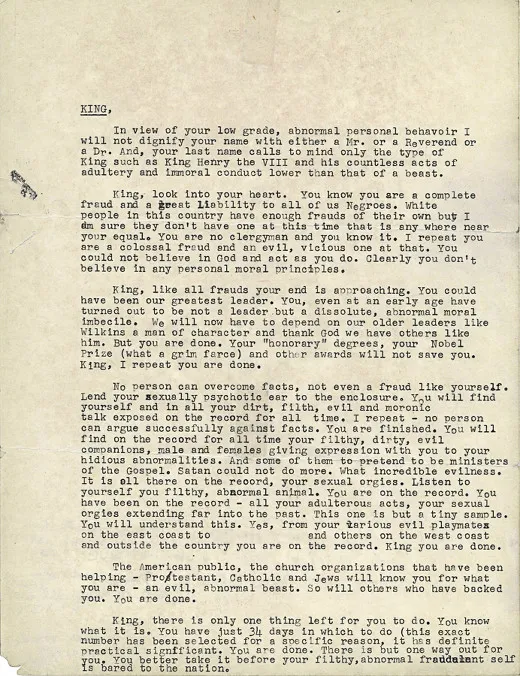
#> input picture letter.jpg, 520 x 676 px
$ python program1.py
#> lines starting #> are read from the running program, lines starting #| are printed output that depends on the picture
import pytesseract
from PIL import Image
import cv2
import os

pytesseract.pytesseract.tesseract_cmd = r'C:\Users\sh\Desktop\Pattens cognitive\Tesseract python\tesseract.exe'

img_file="letter.jpg"
img=Image.open(img_file)
#> img is the input picture: PIL image 520x676 RGB; mean R, G, B 215.2, 208.8, 187

temp="temp.png"
img.save(temp)

os.system(temp)


#print(img)
#print(img.size)
#img.show()

try:
    img=Image.open(img_file)

    #image preprocessing
    img_cv=cv2.imread(img_file,cv2.IMREAD_GRAYSCALE)
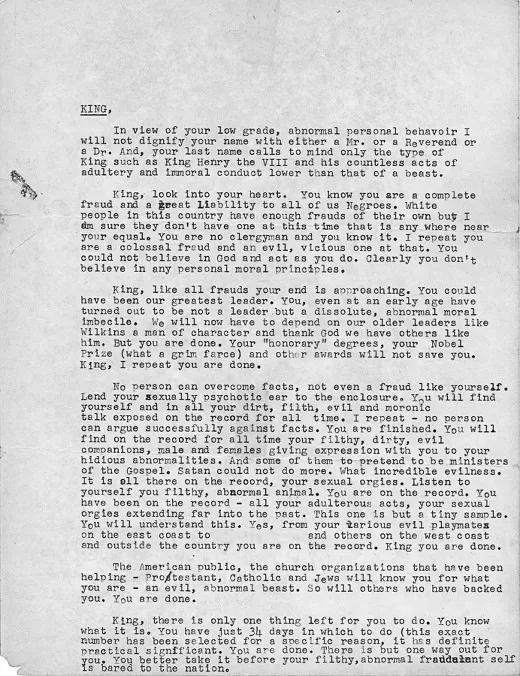
#> img_cv: shape (676, 520); min 0, max 255, mean 208.2
    _, img_cv=cv2.threshold(img_cv,150,255,cv2.THRESH_BINARY)
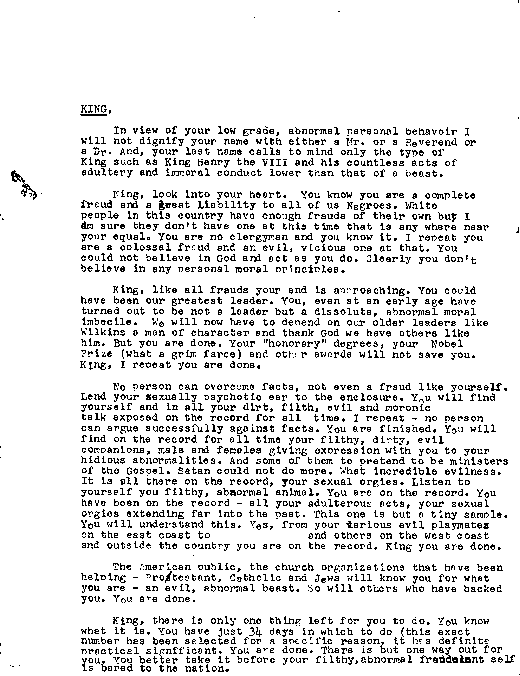
#> img_cv: shape (676, 520); 89.5% white; black in thin lines or dots
    img=Image.fromarray(img_cv)

#> (the run stopped early here; a loop or call above may not have finished)
